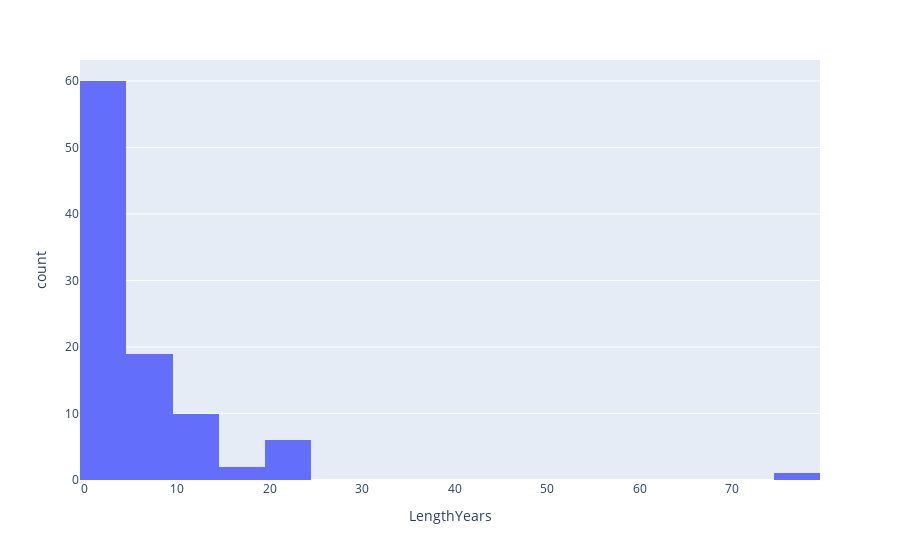

The notebook cell saved with this chart:
### Code cell
fig2 = px.histogram(iWarsDfWars, x='LengthYears' )
fig2.show()

### Figure 1 — Plotly figure (JSON) as saved in the notebook; plotly's stock layout.template omitted (floating-point values rounded to 4 significant figures)
{"data": [{"alignmentgroup": "True", "bingroup": "x", "hovertemplate": "LengthYears=%{x}<br>count=%{y}<extra></extra>", "legendgroup": "", "marker": {"color": "#636efa", "pattern": {"shape": ""}}, "name": "", "offsetgroup": "", "orientation": "v", "showlegend": false, "type": "histogram", "x": [10, 21, 10, 4, 6, 5, 5, 3, 2, 3, 2, 2, 2, 3, 9, 4, 10, 77, 9, 3, 3, 5, 5, 5, 3, 10, 2, 4, 2, 6, 15, 2, 4, 6, 2, 4, 10, 2, 3, 3, 2, 3, 3, 2, 2, 3, 2, 3, 2, 2, 3, 4, 24, 3, 2, 5, 15, 4, 2, 11, 2, 23, 3, 2, 21, 10, 3, 4, 2, 6, 5, 22, 24, 2, 2, 3, 5, 10, 4, 2, 2, 3, 3, 3, 14, 5, 5, 3, 3, 0, 10, 0, 9, 2, 8, 0, 0, 6], "xaxis": "x", "yaxis": "y"}], "layout": {"barmode": "relative", "legend": {"tracegroupgap": 0}, "margin": {"t": 60}, "xaxis": {"anchor": "y", "domain": [0, 1], "title": {"text": "LengthYears"}}, "yaxis": {"anchor": "x", "domain": [0, 1], "title": {"text": "count"}}}}
